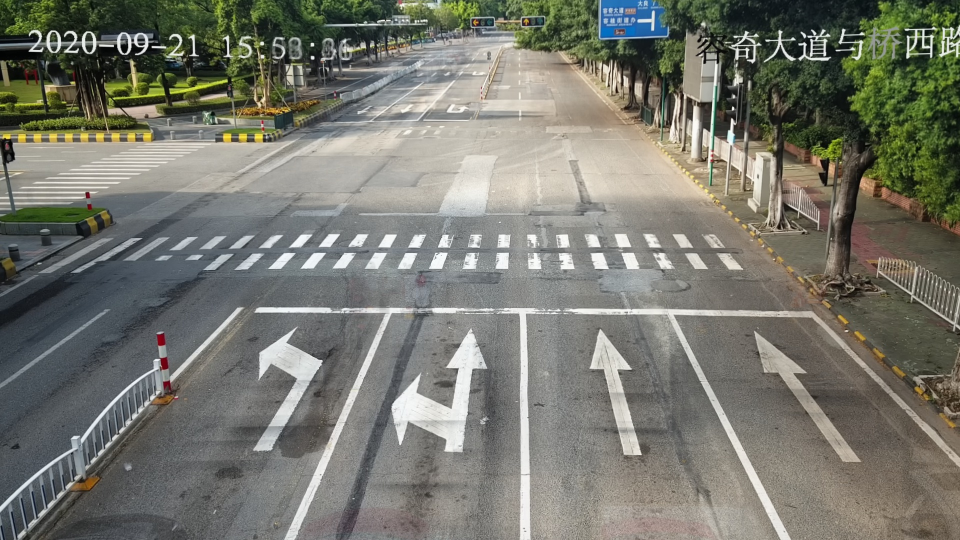
#> input picture south_1.jpg, 1920 x 1080 px, found by its file name (shown at 1/2 size)
$ python dynamic_thresholding.py
#> lines starting #> are read from the running program, lines starting #| are printed output that depends on the picture; after the words box and inside, x2 and y2 are one past the last pixel; in counts of white or black regions, pixels touching at a corner belong together
#> further down, img is the input picture: shape (1080, 1920, 3); mean B, G, R 110.1, 119.6, 118.9
import cv2
import numpy
import numpy as np


def nothing(x):
    pass


def dynamic_thresholding(img):

    # settings
    line_rho = 1
    line_theta = 180
    line_threshold = 50

    minLineLength = 5
    maxLineGap = 10

    #gray scale
    gray = cv2.cvtColor(img, cv2.COLOR_BGR2GRAY)
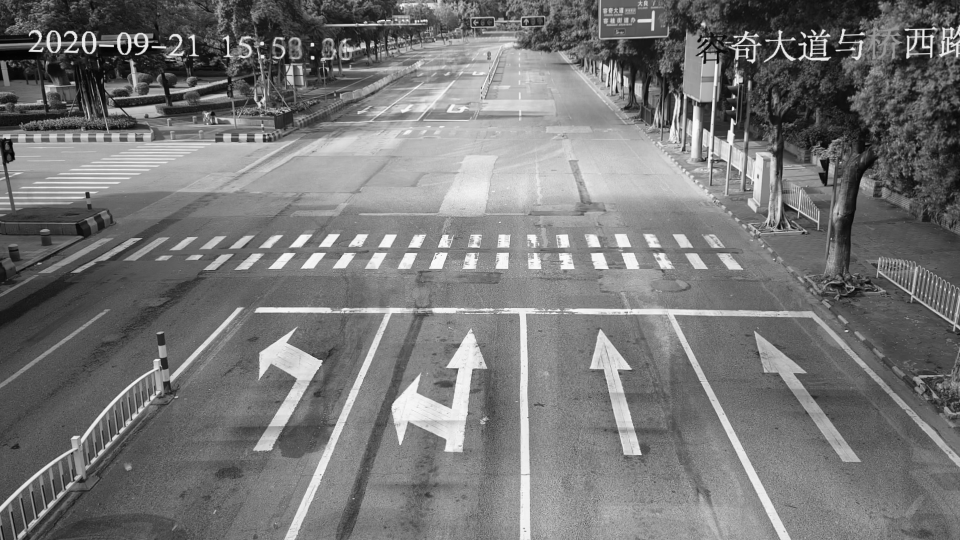
#> gray: shape (1080, 1920) (shown at 1/2 size); min 0, max 255, mean 118.3

    # gaussian filtering
    blur = cv2.GaussianBlur(gray, (5, 5), 0)

    #dynamic thresholding()
    ret3, th3 = cv2.threshold(blur, 0, 255, cv2.THRESH_BINARY + cv2.THRESH_OTSU)
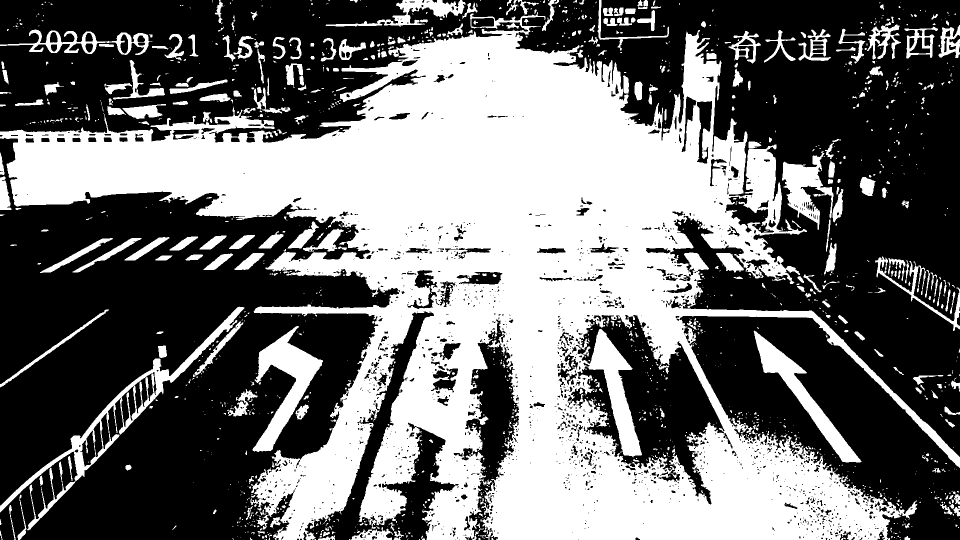
#> th3: shape (1080, 1920) (shown at 1/2 size); 43.6% white; 1478 white regions (1109 under 20 px), largest, box (x1, y1, x2, y2) and area: (0, 24, 1920, 1080) 776351, (0, 613, 489, 1061) 13712, (505, 652, 646, 904) 11777
#> ret3 = 123

    # find lines
    dst = cv2.Canny(th3, 0, 255, None, 3)
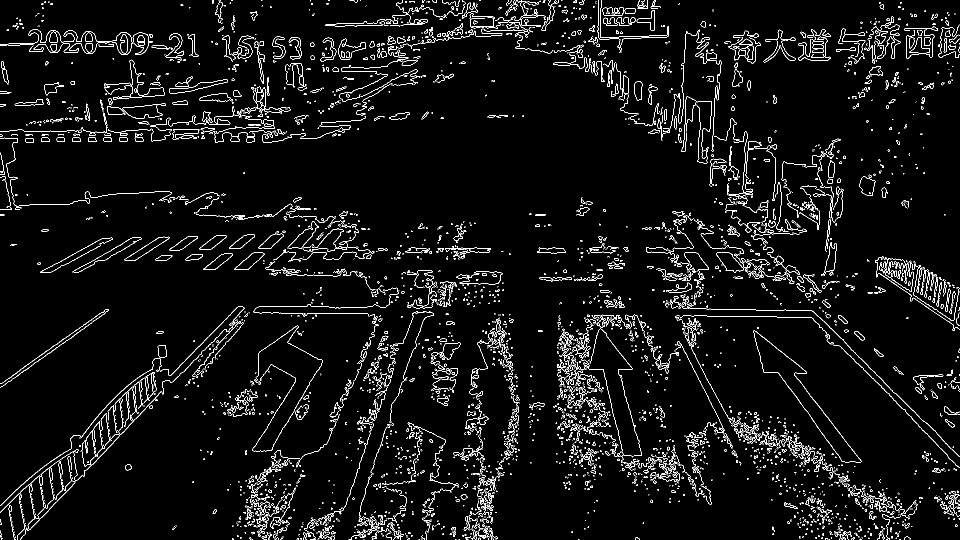
#> dst: shape (1080, 1920) (shown at 1/2 size); 4.4% white in thin lines or dots
    cdstP = cv2.cvtColor(dst, cv2.COLOR_GRAY2BGR)
#> cdstP: shape (1080, 1920, 3); 4.4% white in thin lines or dots
    lines = cv2.HoughLinesP(dst, line_rho, np.pi / line_theta, line_threshold, minLineLength=minLineLength,
                            maxLineGap=maxLineGap)

    #new canvas for drawing canvas
    ones = np.ones(img.shape)

    # sorting line
    height, width, _ = img.shape
#> height = 1080; width = 1920
    if lines is not None:
        for line in lines:
            x1, y1, x2, y2 = line[0]
            if abs(y1 - y2) < 10:
                if y1 < height // 9 and y2 < height // 9:
                    continue
                else:
                    cv2.line(ones, (x1, y1), (x2, y2), (0, 255, 0), 2, cv2.LINE_AA)
                    continue
            cv2.line(ones, (x1, y1), (x2, y2), (0, 0, 255), 2, cv2.LINE_AA)
#> this loop made 5893 passes
#> (x1, y1, x2, y2) on passes 1 to 3: (1883, 878, 1918, 913), (1183, 74, 1237, 74), (59, 1059, 168, 946)
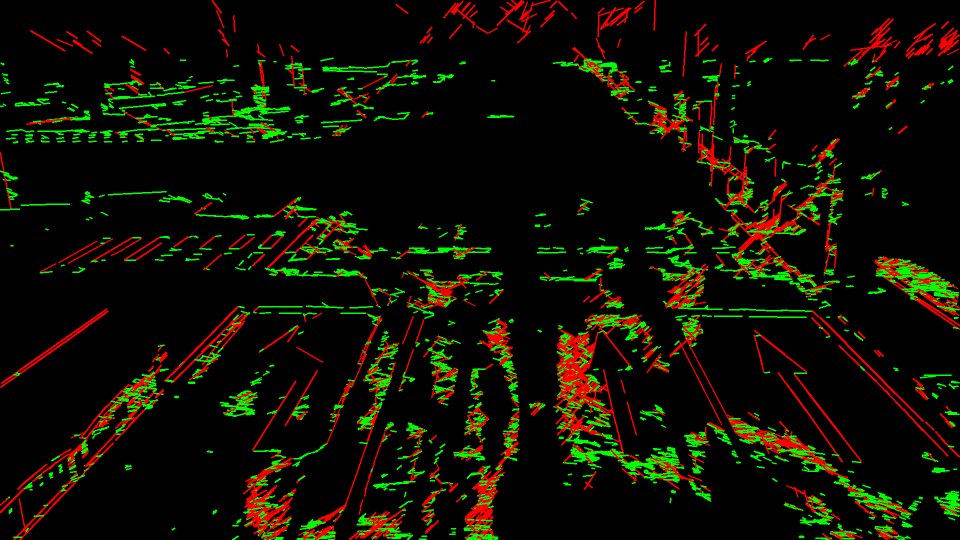
#> ones: shape (1080, 1920, 3) float64 (shown at 1/2 size); mean of channels 0, 1, 2 0.9, 15.8, 15.8; drawn as B, G, R

    cv2.imshow('Dynamic_thresholding', cv2.resize(th3, (400, 300)))
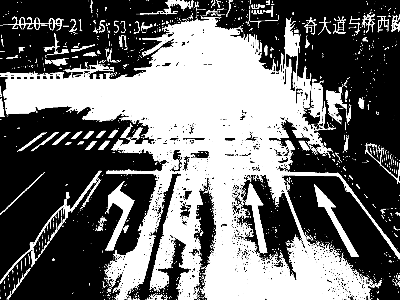
#> window 'Dynamic_thresholding': shape (300, 400); min 0, max 255, mean 111.2
    cv2.imshow("Canny", cv2.resize(cdstP, (400, 300)))
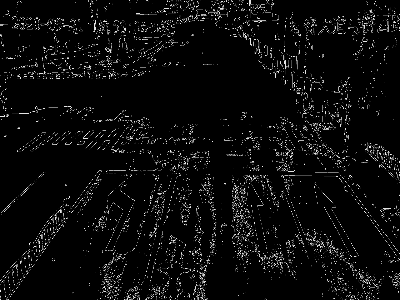
#> window 'Canny': shape (300, 400, 3); min 0, max 252, mean 11.3
    cv2.imshow("Lines", cv2.resize(ones, (600, 500)))
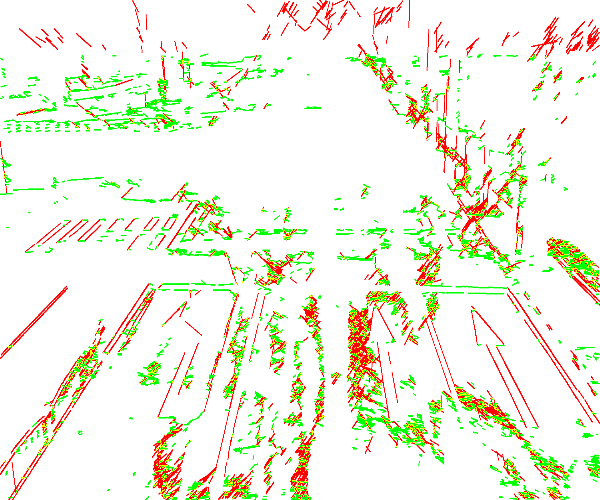
#> window 'Lines': shape (500, 600, 3); mean B, G, R 225.1, 242.1, 241.9


if __name__ == '__main__':
    path = '../dataset/BirdView/001---changzhou/south_1.jpg'
    # path = '../resources/dataset/crossroad3_with_sun/camera6_right.png'

    img = cv2.imread(path)
    dynamic_thresholding(img)
    cv2.waitKey()

$ run again, with south_2.jpg copied over south_1.jpg
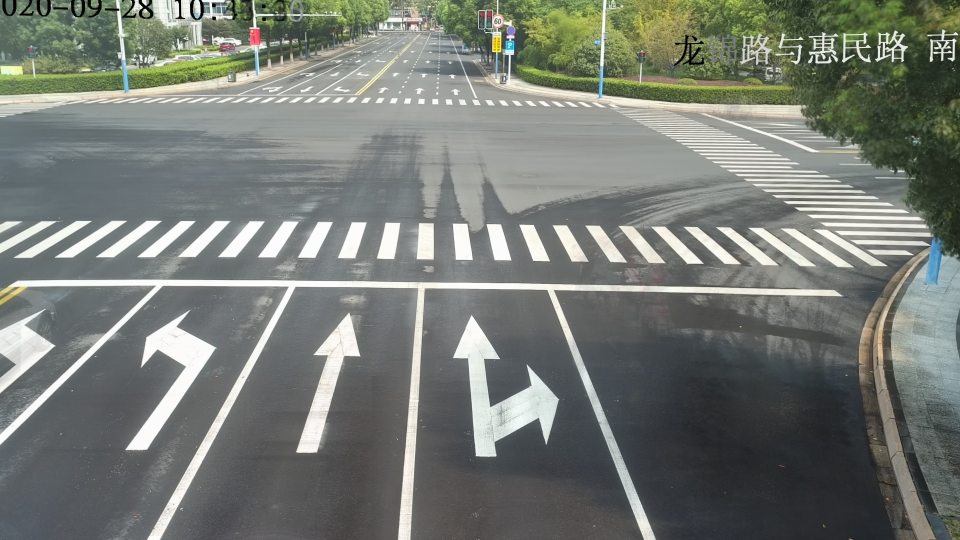
#> input picture south_2.jpg, 1920 x 1080 px, found by its file name (shown at 1/2 size)
#> img is the input picture: shape (1080, 1920, 3); mean B, G, R 116.4, 122.9, 118.1
#> in dynamic_thresholding, `ret3, th3 = cv2.threshold(blur, 0, 255, cv2.THRESH_BINARY + cv2.THRESH..`:
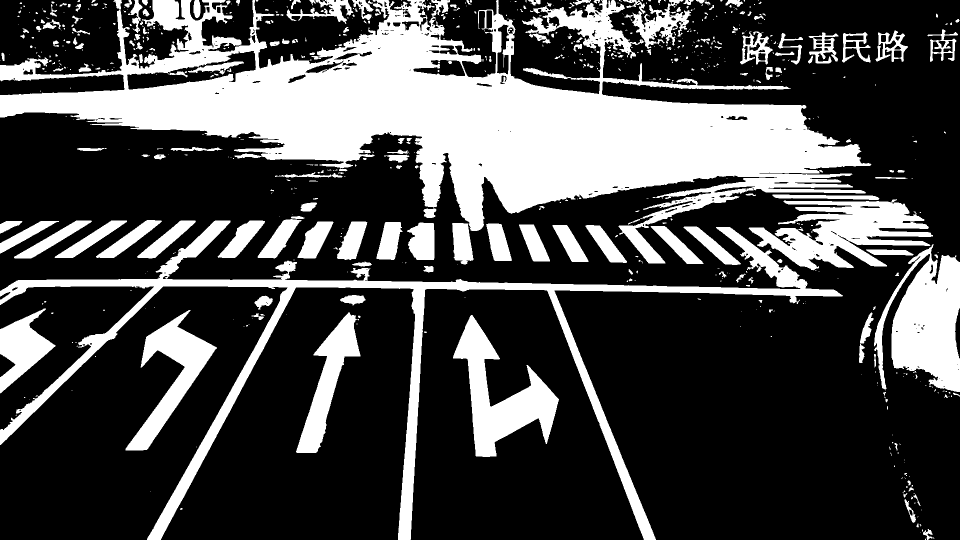
#> th3: shape (1080, 1920) (shown at 1/2 size); 29% white; 712 white regions (498 under 20 px), largest, box (x1, y1, x2, y2) and area: (0, 0, 1743, 527) 326171, (0, 441, 1686, 1080) 73845, (1748, 488, 1920, 784) 30207
#> ret3 = 140
#> dst: shape (1080, 1920); 2.9% white in thin lines or dots
#> cdstP: shape (1080, 1920, 3); 2.9% white in thin lines or dots
#> lines = 2468 rows, first 6: [1333, 572, 1377, 572], [331, 558, 569, 558], [87, 805, 216, 680], [1469, 588, 1545, 589], [1556, 573, 1591, 573], [1010, 564, 1100, 566]
#> the loop in dynamic_thresholding, `for line in lines:` made 2468 passes
#> in dynamic_thresholding, `cv2.imshow("Lines", cv2.resize(ones, (600, 500)))`:
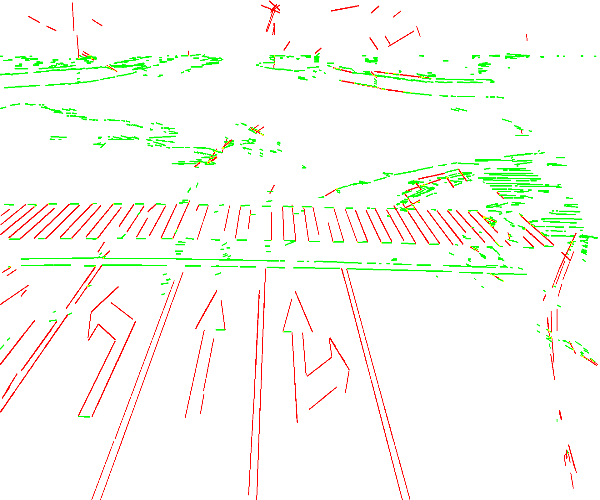
#> window 'Lines': shape (500, 600, 3); mean B, G, R 243, 250, 248.2

$ run again, with east_1.jpg copied over south_1.jpg
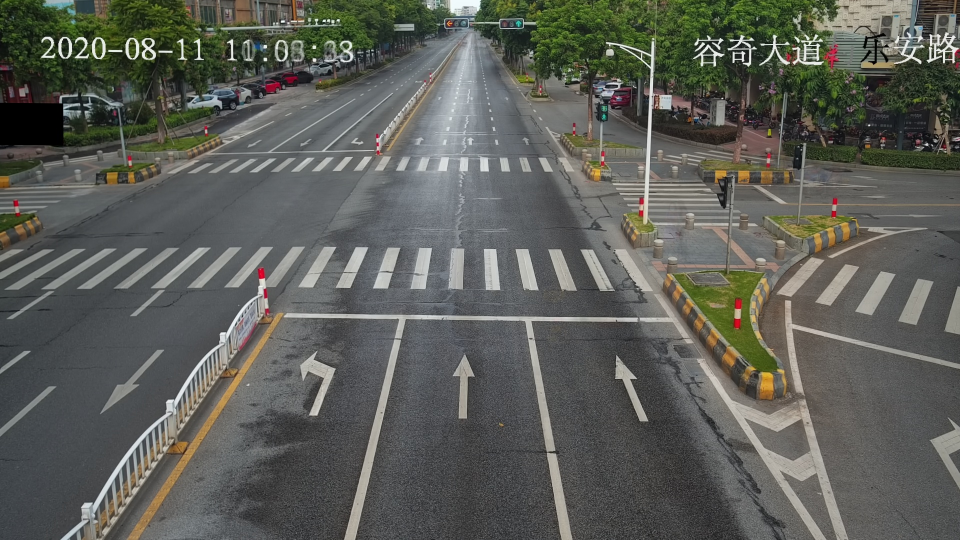
#> input picture east_1.jpg, 1920 x 1080 px, found by its file name (shown at 1/2 size)
#> img is the input picture: shape (1080, 1920, 3); mean B, G, R 87.9, 94, 92.4
#> in dynamic_thresholding, `ret3, th3 = cv2.threshold(blur, 0, 255, cv2.THRESH_BINARY + cv2.THRESH..`:
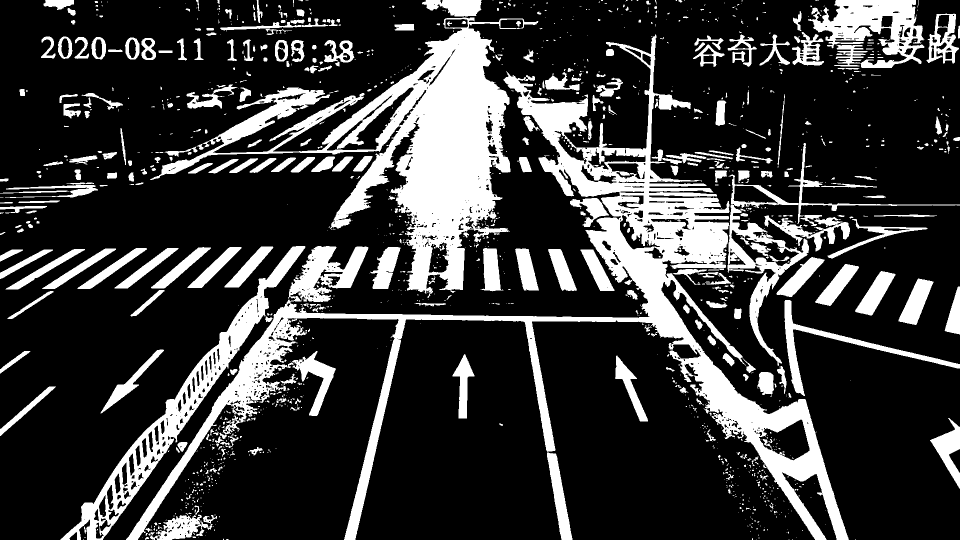
#> th3: shape (1080, 1920) (shown at 1/2 size); 22.4% white; 1347 white regions (957 under 20 px), largest, box (x1, y1, x2, y2) and area: (252, 69, 1698, 1080) 149085, (300, 35, 1077, 596) 104433, (121, 492, 611, 1080) 28466
#> ret3 = 111
#> dst: shape (1080, 1920); 4.1% white in thin lines or dots
#> cdstP: shape (1080, 1920, 3); 4.1% white in thin lines or dots
#> the loop in dynamic_thresholding, `for line in lines:` made 4500 passes
#> (x1, y1, x2, y2) on passes 1 to 3: (1676, 680, 1918, 736), (991, 298, 1006, 298), (167, 313, 172, 313)
#> in dynamic_thresholding, `cv2.imshow("Lines", cv2.resize(ones, (600, 500)))`:
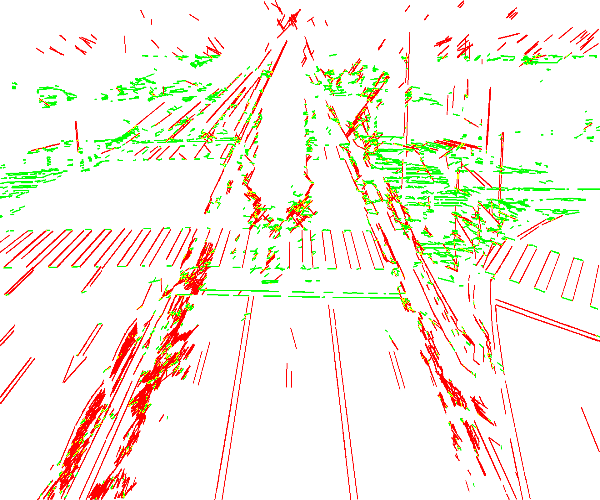
#> window 'Lines': shape (500, 600, 3); mean B, G, R 227.7, 239.2, 245.4
